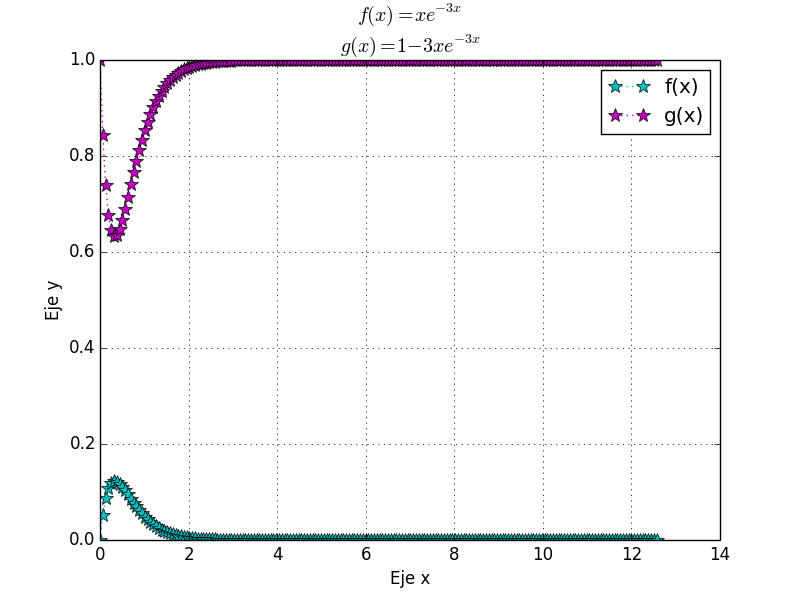

The script that drew this image:
import matplotlib.pyplot as plt
import numpy as np

x = np.linspace(0,4*np.pi,200)
def f4(x):
    return (x*np.exp(-3*x))
plt.plot(x,f4(x),'*:c',ms=10)
plt.title('$f(x)=xe^{-3x}$\n$g(x)=1-3xe^{-3x}$')
plt.ylabel('Eje y')
plt.xlabel('Eje x')

def g(x):
    return (1-(3*x*np.exp(-3*x)))
plt.plot(x,g(x),'*:m', ms=10)
plt.legend(['f(x)','g(x)'])
plt.grid(True)
plt.show()
